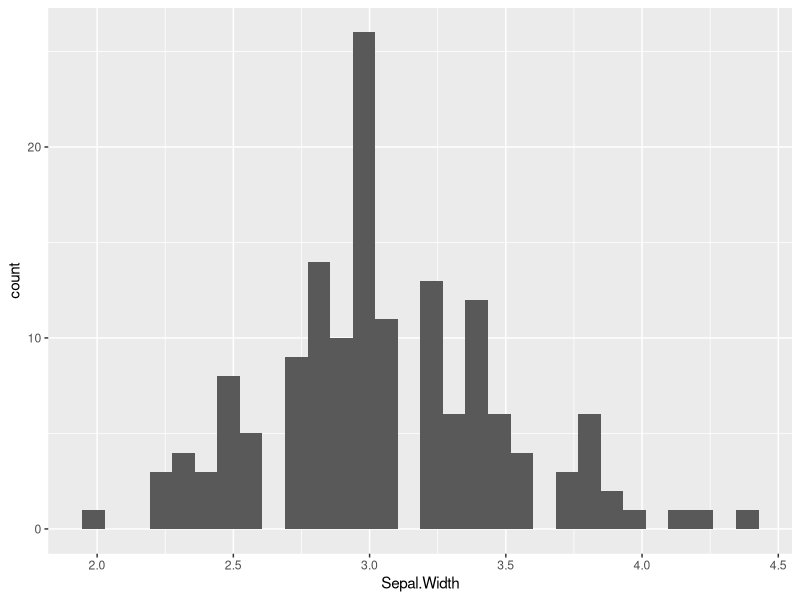
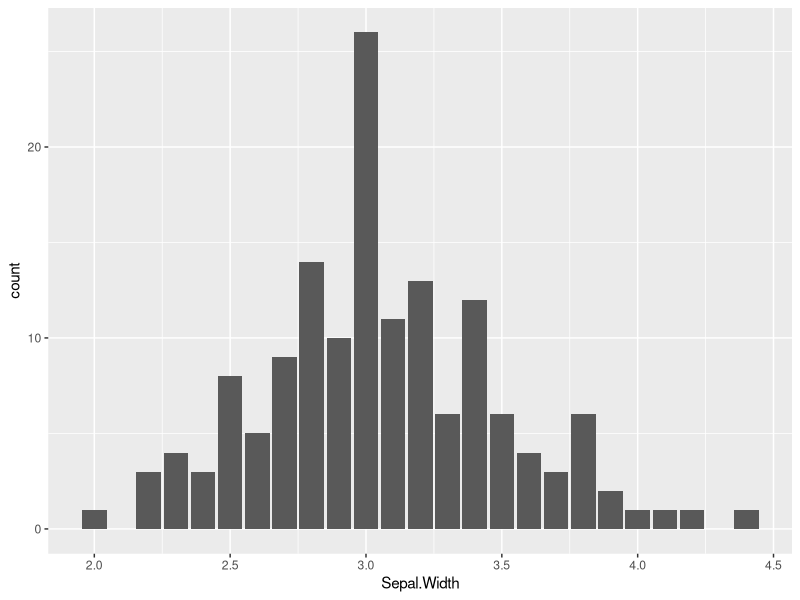
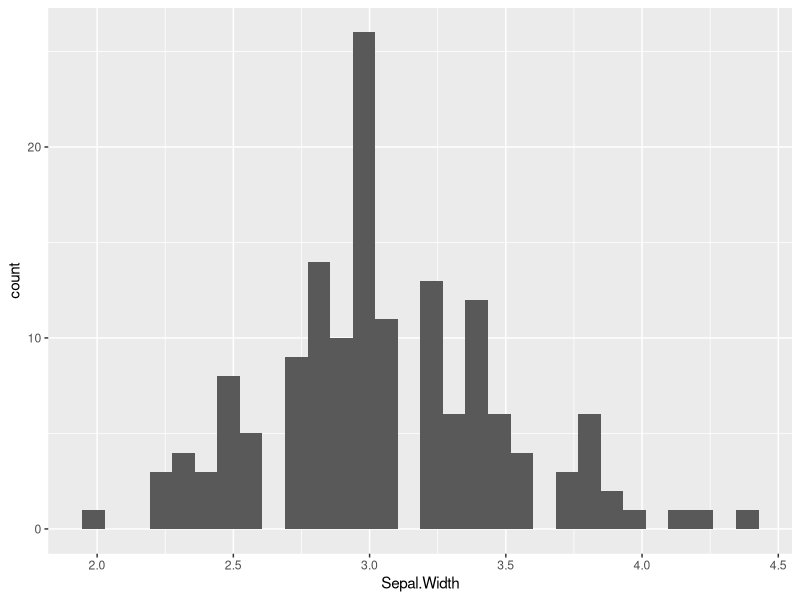
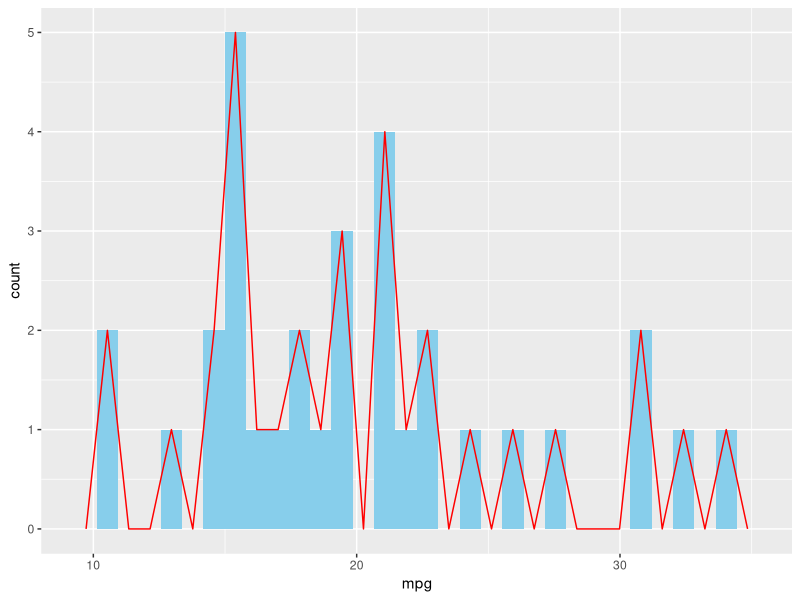
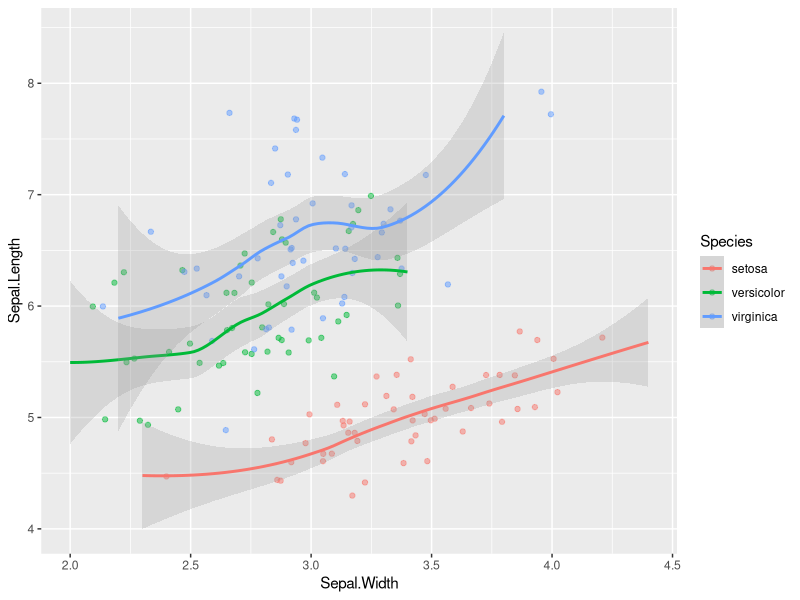
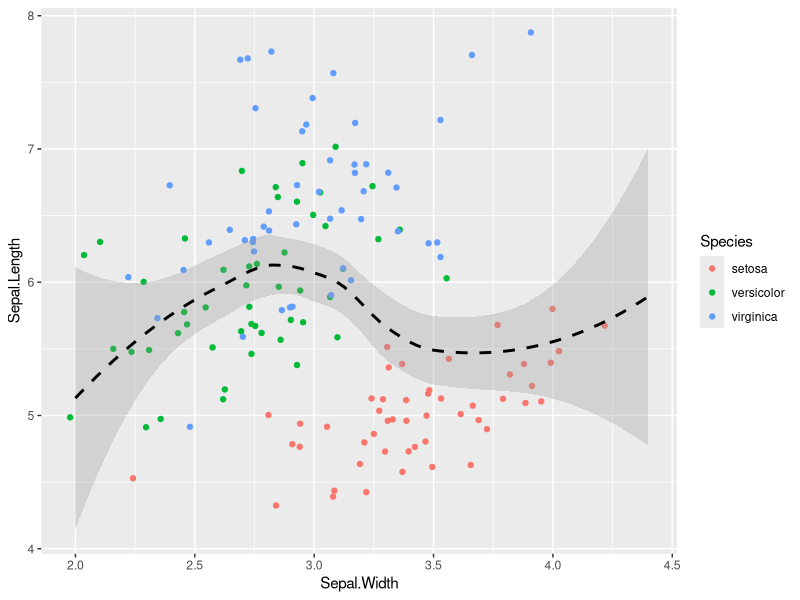
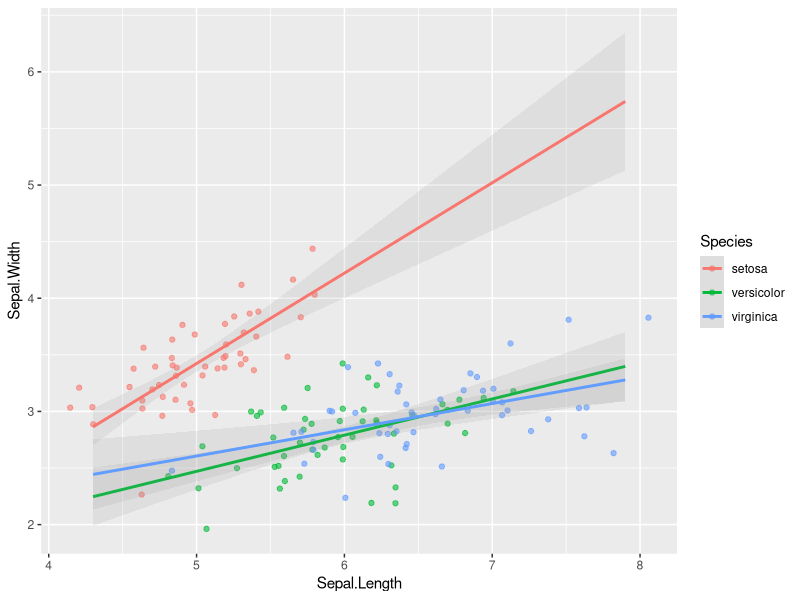
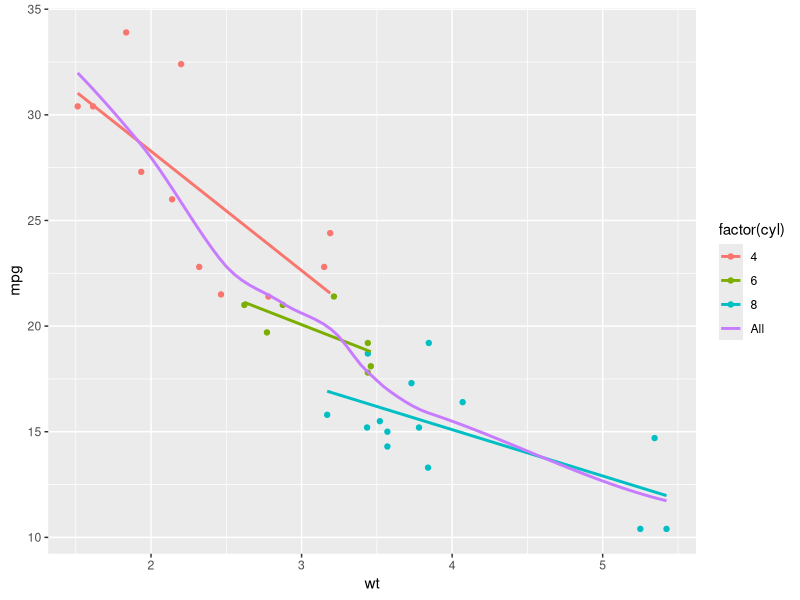

Source code (R) for these figures, in order: (Note: this script raises an error after producing the figures.)
## ---- chunk 1
require(ggplot2)
## ---- chunk 2
p <- ggplot(iris, aes(Sepal.Width))
p <- p + geom_histogram()

# Investigating the histogram object
attributes(p)

# Looking at the layers produces (We see there is a stat_bin layer involved)
p$layers

# Lets take a closer look. This can not be accessed directly
p$layers[[1]]
## ---- chunk 3
ggplot_build(p)$data
## ---- chunk 4
p <- ggplot(iris, aes(Sepal.Width))

# As a histogram function 
p + geom_histogram()

# As a BarPlot
p  + geom_bar()

# Directly with the statistical function call
p + stat_bin(bins = 30)
## ---- chunk 5
ggplot(mtcars, aes(mpg)) + 
  geom_histogram( fill = "skyblue") + 
  geom_freqpoly(col = "red")
## ---- chunk 6
# Fitting individual loess models per Species
ggplot(iris, aes(Sepal.Width, Sepal.Length, col = Species)) + 
  geom_point(position = position_jitter(width = 0.2), alpha = 0.5) + 
  geom_smooth(method = "loess", se = TRUE, span = 0.9, alpha = 0.25)


# Plotting the data to fit the "loess" sliding window mean calculation over all groups
ggplot(iris, aes(Sepal.Width, Sepal.Length, col = Species, group = 1)) + 
  geom_point(position = position_jitter(width = 0.2)) + 
  geom_smooth(method = "loess", se = TRUE, span = 0.8, col = "black", lty = 2, alpha = 0.3)
## ---- chunk 7
ggplot(iris, aes(Sepal.Length, Sepal.Width, col = Species)) + 
  geom_point(alpha = 0.6, position = position_jitter(width = 0.2)) + 
  geom_smooth(method = "lm", fullrange = TRUE, alpha = 0.15)
## ---- chunk 8


# First we plot the basic dataplot
ggplot(mtcars, aes(wt, mpg, col = factor(cyl))) +
  
# Then we add a grouped linear model
  geom_point() + 
  geom_smooth(method = "lm", se = F, fullrange = F) + 
  
# And then add an ungrouped model
  geom_smooth(method = "loess", se = F, aes(group = 1, col = "All"), span = 0.7)
## ---- chunk 9
require(Hmisc)

# Calculating a 95% CI
smean.cl.normal(xx)

# ggplot2
mean_cl_normal(xx)

# Applying this to a plot, where it gets plugged into `stat_summary(fun.data= XXX ) argument
ggplot(iris, aes(Species, Sepal.Length)) + 
  stat_summary(fun.data = mean_cl_normal, width = 0.1)
## ---- chunk 10
# Summarise y values at distinct x values
stat_summary()

# Compute y values from a function of x values
stat_function()

# Perform calculations for a quantile-quantile plot
stat_qq()

## ---- chunk 11
library(MASS)

# We plot the normal density against the log linearly transformed dataset to visually inspect the data
mam.new <- data.frame(body = log10(mammals$body))
ggplot(mam.new, aes(body)) + 
  geom_histogram(aes(y = ..density..), binwidth = 0.2) + 
  geom_rug() + 
  stat_function(fun = dnorm, colour = "red",
                arg = list(mean = mean(mam.new$body),
                           sd = sd(mam.new$body)))

# Or we use the qqplot to graphically represent it
mam.new$slope <- diff(quantile(mam.new$body, c(0.25, 0.75))) /
  diff(qnorm(c(0.25, 0.75)))

mam.new$int <- quantile(mam.new$body, 0.25) - mam.new$slope * qnorm(0.25)

ggplot(mam.new, aes(sample = body)) + 
  stat_qq()  + 
  geom_abline(aes(slope = slope, intercept = int), col = "red")
## ---- chunk 12
# inspecting the dataset
str(mtcars)

# Changing the datatstructure
mtcars$cyl <- as.factor(mtcars$cyl)
mtcars$am <- as.factor(mtcars$am)

# Define positions to be used
posn.d <- position_dodge(width = 0.2)
posn.jd <- position_jitterdodge(jitter.width = 0.1, dodge.width = 0.2)
posn.j <- position_jitter(width = 0.2)

# Creating plot basic
wt.cyl.am <- ggplot(mtcars, aes(cyl, wt, col = am, fill = am, group = am))
## ---- chunk 13
# Plot1: Jiittered, doged scatter plot with transparent points
wt.cyl.am + 
  geom_point(position = posn.jd, alpha = 0.6)

# Plot2: Mean and SD - the easy way
wt.cyl.am + 
  geom_point(position = posn.d) + 
  stat_summary(fun.data = mean_sdl, fun.args = list(mult = 1))

# Plot3: Mean and 95% CI - the easy way
wt.cyl.am + 
  geom_point(position = posn.d) + 
  stat_summary(fun.data = mean_cl_normal)

# Plot4: Mean and SD = with T-tipped error bars
wt.cyl.am + 
  stat_summary(geom = "point", fun.y = mean, 
               position = posn.d) + 
  stat_summary(geom = "errorbar", fun.data = mean_sdl,
               position = posn.d, fun.args = list(mult = 1), width = 0.1)
## ---- chunk 14
gg_range <- function(x){
  data.frame(ymin = min(x),
             ymax = max(x))
}

med_IQR <- function(x){
  data.frame(y = median(x),
             ymin = quantile(x)[2],
             ymax = quantile(x)[4])
}

# Now we use these functions on the base plot
wt.cyl.am + 
  stat_summary(geom = "linerange", 
               fun.data = med_IQR, position = posn.d, size = 3) + 
  stat_summary(geom = "linerange", fun.data = gg_range,
               position = posn.d, size = 3,
               alpha = 0.4) + 
  stat_summary(geom = "point", fun.y = median, 
               position = posn.d, size = 3, 
               col = "black", shape = "X")
